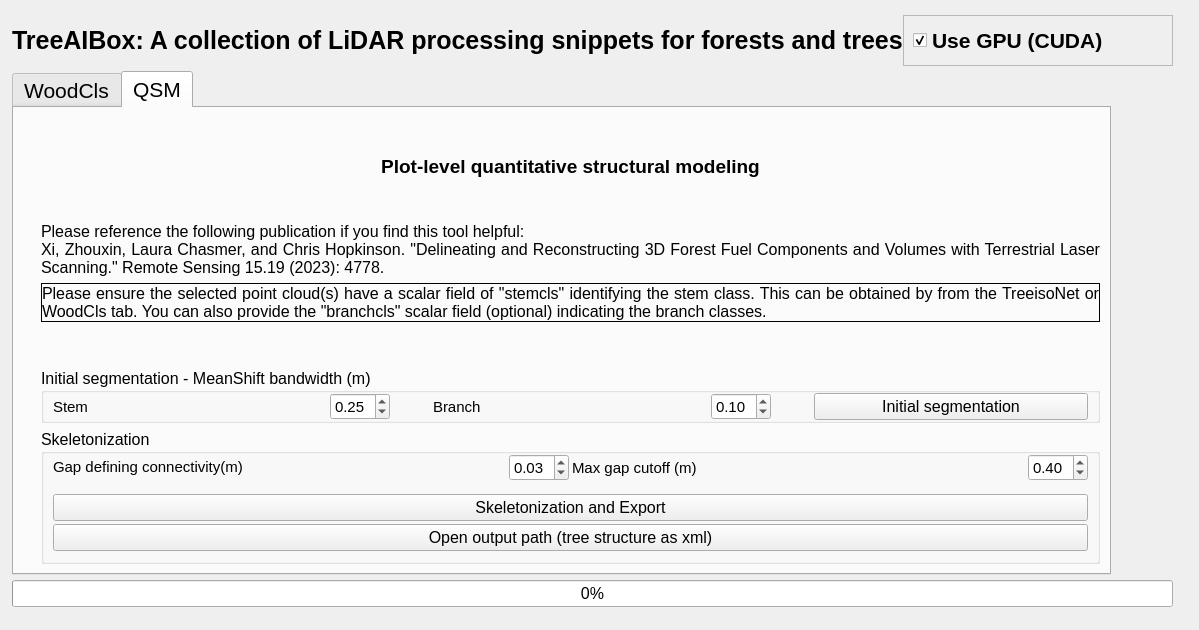
<?xml version="1.0" encoding="UTF-8"?>
<ui version="4.0">
 <class>Widget</class>
 <widget class="QWidget" name="Widget">
  <property name="enabled">
   <bool>true</bool>
  </property>
  <property name="geometry">
   <rect>
    <x>0</x>
    <y>0</y>
    <width>1199</width>
    <height>630</height>
   </rect>
  </property>
  <property name="sizePolicy">
   <sizepolicy hsizetype="Expanding" vsizetype="Expanding">
    <horstretch>0</horstretch>
    <verstretch>0</verstretch>
   </sizepolicy>
  </property>
  <property name="windowTitle">
   <string>Widget</string>
  </property>
  <widget class="QWidget" name="horizontalLayoutWidget">
   <property name="geometry">
    <rect>
     <x>10</x>
     <y>10</y>
     <width>1165</width>
     <height>602</height>
    </rect>
   </property>
   <property name="font">
    <font>
     <pointsize>11</pointsize>
    </font>
   </property>
   <layout class="QGridLayout" name="gridLayout_8">
    <property name="leftMargin">
     <number>2</number>
    </property>
    <property name="topMargin">
     <number>5</number>
    </property>
    <property name="rightMargin">
     <number>2</number>
    </property>
    <property name="bottomMargin">
     <number>5</number>
    </property>
    <property name="horizontalSpacing">
     <number>4</number>
    </property>
    <property name="verticalSpacing">
     <number>5</number>
    </property>
    <item row="3" column="0">
     <widget class="QProgressBar" name="progressBar">
      <property name="sizePolicy">
       <sizepolicy hsizetype="Expanding" vsizetype="Fixed">
        <horstretch>0</horstretch>
        <verstretch>0</verstretch>
       </sizepolicy>
      </property>
      <property name="minimumSize">
       <size>
        <width>0</width>
        <height>0</height>
       </size>
      </property>
      <property name="maximumSize">
       <size>
        <width>16777215</width>
        <height>16777215</height>
       </size>
      </property>
      <property name="baseSize">
       <size>
        <width>0</width>
        <height>0</height>
       </size>
      </property>
      <property name="font">
       <font>
        <pointsize>12</pointsize>
       </font>
      </property>
      <property name="value">
       <number>0</number>
      </property>
     </widget>
    </item>
    <item row="0" column="0">
     <layout class="QGridLayout" name="gridLayout_15" columnstretch="3,1">
      <item row="0" column="0">
       <widget class="QLabel" name="label_9">
        <property name="font">
         <font>
          <pointsize>19</pointsize>
          <weight>75</weight>
          <bold>true</bold>
         </font>
        </property>
        <property name="text">
         <string>TreeAIBox: A collection of LiDAR processing snippets for forests and trees</string>
        </property>
        <property name="alignment">
         <set>Qt::AlignLeading|Qt::AlignLeft|Qt::AlignVCenter</set>
        </property>
        <property name="margin">
         <number>3</number>
        </property>
       </widget>
      </item>
      <item row="0" column="1">
       <widget class="QFrame" name="frame">
        <property name="frameShape">
         <enum>QFrame::StyledPanel</enum>
        </property>
        <property name="frameShadow">
         <enum>QFrame::Raised</enum>
        </property>
        <property name="lineWidth">
         <number>3</number>
        </property>
        <layout class="QGridLayout" name="gridLayout_14">
         <item row="0" column="0">
          <widget class="QCheckBox" name="checkboxGPU">
           <property name="font">
            <font>
             <pointsize>16</pointsize>
             <weight>75</weight>
             <bold>true</bold>
            </font>
           </property>
           <property name="text">
            <string>Use GPU (CUDA)</string>
           </property>
           <property name="iconSize">
            <size>
             <width>20</width>
             <height>20</height>
            </size>
           </property>
           <property name="checked">
            <bool>true</bool>
           </property>
          </widget>
         </item>
        </layout>
       </widget>
      </item>
     </layout>
    </item>
    <item row="1" column="0" rowspan="2">
     <widget class="QTabWidget" name="tabWidget">
      <property name="maximumSize">
       <size>
        <width>1099</width>
        <height>504</height>
       </size>
      </property>
      <property name="font">
       <font>
        <pointsize>16</pointsize>
       </font>
      </property>
      <property name="currentIndex">
       <number>1</number>
      </property>
      <widget class="QWidget" name="tab_3">
       <attribute name="title">
        <string>WoodCls</string>
       </attribute>
       <layout class="QGridLayout" name="gridLayout_4">
        <property name="sizeConstraint">
         <enum>QLayout::SetNoConstraint</enum>
        </property>
        <item row="0" column="0">
         <layout class="QHBoxLayout" name="horizontalLayout_3">
          <item>
           <layout class="QGridLayout" name="gridLayout_9">
            <item row="0" column="0">
             <widget class="QLabel" name="labelWoodClsImage">
              <property name="maximumSize">
               <size>
                <width>600</width>
                <height>400</height>
               </size>
              </property>
              <property name="text">
               <string/>
              </property>
              <property name="pixmap">
               <pixmap>img/woodcls_branch.png</pixmap>
              </property>
              <property name="scaledContents">
               <bool>true</bool>
              </property>
             </widget>
            </item>
           </layout>
          </item>
          <item>
           <layout class="QVBoxLayout" name="verticalLayout_11">
            <property name="spacing">
             <number>0</number>
            </property>
            <property name="leftMargin">
             <number>2</number>
            </property>
            <property name="rightMargin">
             <number>2</number>
            </property>
            <item>
             <widget class="QLabel" name="label_6">
              <property name="font">
               <font>
                <pointsize>14</pointsize>
                <weight>75</weight>
                <bold>true</bold>
               </font>
              </property>
              <property name="text">
               <string>Wood filtering from TLS</string>
              </property>
              <property name="alignment">
               <set>Qt::AlignCenter</set>
              </property>
              <property name="wordWrap">
               <bool>true</bool>
              </property>
              <property name="margin">
               <number>2</number>
              </property>
              <property name="indent">
               <number>1</number>
              </property>
             </widget>
            </item>
            <item>
             <widget class="QLabel" name="label_5">
              <property name="font">
               <font>
                <pointsize>11</pointsize>
               </font>
              </property>
              <property name="text">
               <string>Please reference the following publication if you find this tool helpful:

Xi, Zhouxin, Chris Hopkinson, and Laura Chasmer. &quot;Filtering stems and branches from terrestrial laser scanning point clouds using deep 3-D fully convolutional networks.&quot; Remote Sensing 10.8 (2018): 1215.

Xi, Zhouxin, Laura Chasmer, and Chris Hopkinson. &quot;Delineating and Reconstructing 3D Forest Fuel Components and Volumes with Terrestrial Laser Scanning.&quot; Remote Sensing 15.19 (2023): 4778.</string>
              </property>
              <property name="alignment">
               <set>Qt::AlignJustify|Qt::AlignVCenter</set>
              </property>
              <property name="wordWrap">
               <bool>true</bool>
              </property>
             </widget>
            </item>
            <item>
             <spacer name="verticalSpacer_5">
              <property name="orientation">
               <enum>Qt::Vertical</enum>
              </property>
              <property name="sizeHint" stdset="0">
               <size>
                <width>20</width>
                <height>40</height>
               </size>
              </property>
             </spacer>
            </item>
            <item>
             <widget class="QGroupBox" name="groupBox_5">
              <property name="enabled">
               <bool>true</bool>
              </property>
              <property name="font">
               <font>
                <pointsize>14</pointsize>
               </font>
              </property>
              <property name="title">
               <string>Sensor</string>
              </property>
              <property name="alignment">
               <set>Qt::AlignLeading|Qt::AlignLeft|Qt::AlignVCenter</set>
              </property>
              <property name="checkable">
               <bool>false</bool>
              </property>
              <layout class="QHBoxLayout" name="horizontalLayout_10" stretch="1,0,0">
               <item>
                <widget class="QRadioButton" name="radioWoodClsTLS">
                 <property name="enabled">
                  <bool>true</bool>
                 </property>
                 <property name="text">
                  <string>TLS</string>
                 </property>
                 <property name="checked">
                  <bool>true</bool>
                 </property>
                </widget>
               </item>
               <item>
                <widget class="QRadioButton" name="radioWoodClsUAV">
                 <property name="enabled">
                  <bool>false</bool>
                 </property>
                 <property name="font">
                  <font>
                   <pointsize>14</pointsize>
                  </font>
                 </property>
                 <property name="text">
                  <string>UAV</string>
                 </property>
                </widget>
               </item>
               <item>
                <widget class="QLabel" name="label">
                 <property name="enabled">
                  <bool>false</bool>
                 </property>
                 <property name="text">
                  <string>(To be added)</string>
                 </property>
                </widget>
               </item>
              </layout>
             </widget>
            </item>
            <item>
             <widget class="QGroupBox" name="groupTreeisoNetSensor_3">
              <property name="enabled">
               <bool>true</bool>
              </property>
              <property name="font">
               <font>
                <pointsize>14</pointsize>
               </font>
              </property>
              <property name="title">
               <string>Component</string>
              </property>
              <property name="checkable">
               <bool>false</bool>
              </property>
              <layout class="QHBoxLayout" name="horizontalLayout_19" stretch="1,1">
               <property name="spacing">
                <number>4</number>
               </property>
               <item>
                <widget class="QRadioButton" name="radioWoodClsStem">
                 <property name="enabled">
                  <bool>true</bool>
                 </property>
                 <property name="text">
                  <string>Stem</string>
                 </property>
                 <property name="checked">
                  <bool>true</bool>
                 </property>
                </widget>
               </item>
               <item>
                <widget class="QRadioButton" name="radioWoodClsBranch">
                 <property name="enabled">
                  <bool>true</bool>
                 </property>
                 <property name="text">
                  <string>Branch</string>
                 </property>
                 <property name="checked">
                  <bool>false</bool>
                 </property>
                </widget>
               </item>
              </layout>
             </widget>
            </item>
            <item>
             <spacer name="verticalSpacer">
              <property name="orientation">
               <enum>Qt::Vertical</enum>
              </property>
              <property name="sizeHint" stdset="0">
               <size>
                <width>20</width>
                <height>40</height>
               </size>
              </property>
             </spacer>
            </item>
            <item>
             <layout class="QHBoxLayout" name="horizontalLayout_17" stretch="4,0">
              <property name="spacing">
               <number>6</number>
              </property>
              <property name="sizeConstraint">
               <enum>QLayout::SetDefaultConstraint</enum>
              </property>
              <property name="topMargin">
               <number>0</number>
              </property>
              <item>
               <layout class="QVBoxLayout" name="verticalLayout_4">
                <property name="spacing">
                 <number>0</number>
                </property>
                <property name="topMargin">
                 <number>2</number>
                </property>
                <property name="bottomMargin">
                 <number>2</number>
                </property>
                <item>
                 <widget class="QLabel" name="label_17">
                  <property name="maximumSize">
                   <size>
                    <width>16777215</width>
                    <height>40</height>
                   </size>
                  </property>
                  <property name="font">
                   <font>
                    <pointsize>14</pointsize>
                   </font>
                  </property>
                  <property name="text">
                   <string>Predefined models</string>
                  </property>
                  <property name="indent">
                   <number>0</number>
                  </property>
                 </widget>
                </item>
                <item>
                 <widget class="QComboBox" name="comboPretrainWoodCls">
                  <property name="font">
                   <font>
                    <pointsize>11</pointsize>
                   </font>
                  </property>
                 </widget>
                </item>
               </layout>
              </item>
              <item>
               <layout class="QVBoxLayout" name="verticalLayout_12" stretch="1,0,1">
                <property name="spacing">
                 <number>0</number>
                </property>
                <property name="rightMargin">
                 <number>0</number>
                </property>
                <item>
                 <widget class="QPushButton" name="btnWoodclsOpenModelPath">
                  <property name="sizePolicy">
                   <sizepolicy hsizetype="Expanding" vsizetype="Expanding">
                    <horstretch>0</horstretch>
                    <verstretch>0</verstretch>
                   </sizepolicy>
                  </property>
                  <property name="font">
                   <font>
                    <pointsize>12</pointsize>
                    <kerning>true</kerning>
                   </font>
                  </property>
                  <property name="styleSheet">
                   <string notr="true"/>
                  </property>
                  <property name="text">
                   <string>Model path</string>
                  </property>
                  <property name="autoDefault">
                   <bool>false</bool>
                  </property>
                  <property name="default">
                   <bool>false</bool>
                  </property>
                  <property name="flat">
                   <bool>false</bool>
                  </property>
                 </widget>
                </item>
                <item>
                 <widget class="Line" name="line_2">
                  <property name="sizePolicy">
                   <sizepolicy hsizetype="Expanding" vsizetype="Expanding">
                    <horstretch>0</horstretch>
                    <verstretch>0</verstretch>
                   </sizepolicy>
                  </property>
                  <property name="minimumSize">
                   <size>
                    <width>0</width>
                    <height>10</height>
                   </size>
                  </property>
                  <property name="frameShadow">
                   <enum>QFrame::Plain</enum>
                  </property>
                  <property name="lineWidth">
                   <number>3</number>
                  </property>
                  <property name="midLineWidth">
                   <number>0</number>
                  </property>
                  <property name="orientation">
                   <enum>Qt::Vertical</enum>
                  </property>
                 </widget>
                </item>
                <item>
                 <widget class="QPushButton" name="btnWoodclsDownload">
                  <property name="font">
                   <font>
                    <pointsize>12</pointsize>
                    <kerning>true</kerning>
                   </font>
                  </property>
                  <property name="text">
                   <string>Download</string>
                  </property>
                 </widget>
                </item>
               </layout>
              </item>
             </layout>
            </item>
            <item>
             <spacer name="verticalSpacer_20">
              <property name="orientation">
               <enum>Qt::Vertical</enum>
              </property>
              <property name="sizeType">
               <enum>QSizePolicy::Preferred</enum>
              </property>
              <property name="sizeHint" stdset="0">
               <size>
                <width>20</width>
                <height>40</height>
               </size>
              </property>
             </spacer>
            </item>
            <item>
             <widget class="QPushButton" name="btnWoodclsApply">
              <property name="font">
               <font>
                <pointsize>14</pointsize>
               </font>
              </property>
              <property name="text">
               <string>Apply</string>
              </property>
             </widget>
            </item>
           </layout>
          </item>
         </layout>
        </item>
       </layout>
      </widget>
      <widget class="QWidget" name="tab_4">
       <attribute name="title">
        <string>QSM</string>
       </attribute>
       <layout class="QGridLayout" name="gridLayout_7">
        <item row="0" column="0">
         <layout class="QHBoxLayout" name="horizontalLayout_4">
          <item>
           <layout class="QGridLayout" name="gridLayout_10">
            <item row="0" column="0">
             <widget class="QLabel" name="label_25">
              <property name="maximumSize">
               <size>
                <width>600</width>
                <height>400</height>
               </size>
              </property>
              <property name="text">
               <string/>
              </property>
              <property name="pixmap">
               <pixmap>img/branchreconstruction.png</pixmap>
              </property>
              <property name="scaledContents">
               <bool>true</bool>
              </property>
             </widget>
            </item>
           </layout>
          </item>
          <item>
           <layout class="QVBoxLayout" name="verticalLayout_13" stretch="2,1,0,0,0,0">
            <property name="spacing">
             <number>6</number>
            </property>
            <item>
             <widget class="QLabel" name="label_30">
              <property name="font">
               <font>
                <pointsize>14</pointsize>
                <weight>75</weight>
                <bold>true</bold>
                <underline>false</underline>
               </font>
              </property>
              <property name="text">
               <string>Plot-level quantitative structural modeling</string>
              </property>
              <property name="alignment">
               <set>Qt::AlignCenter</set>
              </property>
              <property name="wordWrap">
               <bool>true</bool>
              </property>
              <property name="margin">
               <number>2</number>
              </property>
              <property name="indent">
               <number>1</number>
              </property>
             </widget>
            </item>
            <item>
             <widget class="QLabel" name="label_31">
              <property name="font">
               <font>
                <pointsize>12</pointsize>
                <underline>false</underline>
               </font>
              </property>
              <property name="text">
               <string>Please reference the following publication if you find this tool helpful:
Xi, Zhouxin, Laura Chasmer, and Chris Hopkinson. &quot;Delineating and Reconstructing 3D Forest Fuel Components and Volumes with Terrestrial Laser Scanning.&quot; Remote Sensing 15.19 (2023): 4778.</string>
              </property>
              <property name="alignment">
               <set>Qt::AlignJustify|Qt::AlignVCenter</set>
              </property>
              <property name="wordWrap">
               <bool>true</bool>
              </property>
              <property name="margin">
               <number>3</number>
              </property>
              <property name="indent">
               <number>-1</number>
              </property>
             </widget>
            </item>
            <item>
             <widget class="QLabel" name="label_32">
              <property name="font">
               <font>
                <pointsize>12</pointsize>
               </font>
              </property>
              <property name="frameShape">
               <enum>QFrame::Box</enum>
              </property>
              <property name="text">
               <string>Please ensure the selected point cloud(s) have a scalar field of &quot;stemcls&quot; identifying the stem class. This can be obtained by from the TreeisoNet or WoodCls tab. You can also provide the &quot;branchcls&quot; scalar field (optional) indicating the branch classes.</string>
              </property>
              <property name="alignment">
               <set>Qt::AlignJustify|Qt::AlignVCenter</set>
              </property>
              <property name="wordWrap">
               <bool>true</bool>
              </property>
              <property name="margin">
               <number>4</number>
              </property>
             </widget>
            </item>
            <item>
             <spacer name="verticalSpacer_9">
              <property name="orientation">
               <enum>Qt::Vertical</enum>
              </property>
              <property name="sizeHint" stdset="0">
               <size>
                <width>20</width>
                <height>40</height>
               </size>
              </property>
             </spacer>
            </item>
            <item>
             <widget class="QGroupBox" name="groupBox_3">
              <property name="enabled">
               <bool>true</bool>
              </property>
              <property name="font">
               <font>
                <pointsize>12</pointsize>
               </font>
              </property>
              <property name="title">
               <string>Initial segmentation - MeanShift bandwidth (m)</string>
              </property>
              <property name="checkable">
               <bool>false</bool>
              </property>
              <layout class="QHBoxLayout" name="horizontalLayout_18" stretch="1,2,0,1,2,0,1">
               <property name="spacing">
                <number>3</number>
               </property>
               <property name="leftMargin">
                <number>9</number>
               </property>
               <property name="topMargin">
                <number>0</number>
               </property>
               <property name="rightMargin">
                <number>9</number>
               </property>
               <property name="bottomMargin">
                <number>0</number>
               </property>
               <item>
                <widget class="QLabel" name="label_21">
                 <property name="font">
                  <font>
                   <pointsize>11</pointsize>
                  </font>
                 </property>
                 <property name="text">
                  <string>Stem</string>
                 </property>
                </widget>
               </item>
               <item>
                <widget class="QDoubleSpinBox" name="spinQSMStemSpacing">
                 <property name="maximumSize">
                  <size>
                   <width>60</width>
                   <height>16777215</height>
                  </size>
                 </property>
                 <property name="font">
                  <font>
                   <pointsize>11</pointsize>
                  </font>
                 </property>
                 <property name="decimals">
                  <number>2</number>
                 </property>
                 <property name="maximum">
                  <double>100.000000000000000</double>
                 </property>
                 <property name="singleStep">
                  <double>0.050000000000000</double>
                 </property>
                 <property name="value">
                  <double>0.250000000000000</double>
                 </property>
                </widget>
               </item>
               <item>
                <spacer name="horizontalSpacer">
                 <property name="orientation">
                  <enum>Qt::Horizontal</enum>
                 </property>
                 <property name="sizeHint" stdset="0">
                  <size>
                   <width>40</width>
                   <height>20</height>
                  </size>
                 </property>
                </spacer>
               </item>
               <item>
                <widget class="QLabel" name="label_14">
                 <property name="font">
                  <font>
                   <pointsize>11</pointsize>
                  </font>
                 </property>
                 <property name="text">
                  <string>Branch</string>
                 </property>
                </widget>
               </item>
               <item>
                <widget class="QDoubleSpinBox" name="spinQSMBranchBandwidth">
                 <property name="maximumSize">
                  <size>
                   <width>60</width>
                   <height>16777215</height>
                  </size>
                 </property>
                 <property name="font">
                  <font>
                   <pointsize>11</pointsize>
                  </font>
                 </property>
                 <property name="decimals">
                  <number>2</number>
                 </property>
                 <property name="maximum">
                  <double>100.000000000000000</double>
                 </property>
                 <property name="singleStep">
                  <double>0.010000000000000</double>
                 </property>
                 <property name="value">
                  <double>0.100000000000000</double>
                 </property>
                </widget>
               </item>
               <item>
                <spacer name="horizontalSpacer_2">
                 <property name="orientation">
                  <enum>Qt::Horizontal</enum>
                 </property>
                 <property name="sizeHint" stdset="0">
                  <size>
                   <width>40</width>
                   <height>20</height>
                  </size>
                 </property>
                </spacer>
               </item>
               <item>
                <widget class="QPushButton" name="btnQSMInitSegmentation">
                 <property name="font">
                  <font>
                   <pointsize>12</pointsize>
                   <kerning>true</kerning>
                  </font>
                 </property>
                 <property name="text">
                  <string>Initial segmentation</string>
                 </property>
                </widget>
               </item>
              </layout>
             </widget>
            </item>
            <item>
             <widget class="QGroupBox" name="groupBox_4">
              <property name="enabled">
               <bool>true</bool>
              </property>
              <property name="font">
               <font>
                <pointsize>12</pointsize>
               </font>
              </property>
              <property name="title">
               <string>Skeletonization</string>
              </property>
              <property name="checkable">
               <bool>false</bool>
              </property>
              <layout class="QHBoxLayout" name="horizontalLayout_20" stretch="0">
               <property name="spacing">
                <number>3</number>
               </property>
               <property name="leftMargin">
                <number>9</number>
               </property>
               <property name="topMargin">
                <number>0</number>
               </property>
               <property name="rightMargin">
                <number>9</number>
               </property>
               <property name="bottomMargin">
                <number>0</number>
               </property>
               <item>
                <layout class="QVBoxLayout" name="verticalLayout_8">
                 <property name="rightMargin">
                  <number>0</number>
                 </property>
                 <property name="bottomMargin">
                  <number>10</number>
                 </property>
                 <item>
                  <layout class="QHBoxLayout" name="horizontalLayout_13">
                   <property name="bottomMargin">
                    <number>10</number>
                   </property>
                   <item>
                    <widget class="QLabel" name="label_23">
                     <property name="font">
                      <font>
                       <pointsize>11</pointsize>
                      </font>
                     </property>
                     <property name="text">
                      <string>&lt;html&gt;&lt;head/&gt;&lt;body&gt;&lt;p&gt;Gap defining connectivity(m)&lt;/p&gt;&lt;/body&gt;&lt;/html&gt;</string>
                     </property>
                    </widget>
                   </item>
                   <item>
                    <widget class="QDoubleSpinBox" name="spinQSMConnectivitySearchRadius">
                     <property name="maximumSize">
                      <size>
                       <width>60</width>
                       <height>16777215</height>
                      </size>
                     </property>
                     <property name="font">
                      <font>
                       <pointsize>11</pointsize>
                      </font>
                     </property>
                     <property name="decimals">
                      <number>2</number>
                     </property>
                     <property name="maximum">
                      <double>10.000000000000000</double>
                     </property>
                     <property name="singleStep">
                      <double>0.010000000000000</double>
                     </property>
                     <property name="value">
                      <double>0.030000000000000</double>
                     </property>
                    </widget>
                   </item>
                   <item>
                    <widget class="QLabel" name="label_19">
                     <property name="font">
                      <font>
                       <pointsize>11</pointsize>
                      </font>
                     </property>
                     <property name="text">
                      <string>Max gap cutoff (m)</string>
                     </property>
                    </widget>
                   </item>
                   <item>
                    <widget class="QDoubleSpinBox" name="spinQSMOcclusionCutoff">
                     <property name="maximumSize">
                      <size>
                       <width>60</width>
                       <height>16777215</height>
                      </size>
                     </property>
                     <property name="font">
                      <font>
                       <pointsize>11</pointsize>
                      </font>
                     </property>
                     <property name="decimals">
                      <number>2</number>
                     </property>
                     <property name="singleStep">
                      <double>0.100000000000000</double>
                     </property>
                     <property name="value">
                      <double>0.400000000000000</double>
                     </property>
                    </widget>
                   </item>
                  </layout>
                 </item>
                 <item>
                  <widget class="QPushButton" name="btnQSMApply">
                   <property name="font">
                    <font>
                     <pointsize>12</pointsize>
                     <kerning>true</kerning>
                    </font>
                   </property>
                   <property name="text">
                    <string>Skeletonization and Export</string>
                   </property>
                  </widget>
                 </item>
                 <item>
                  <widget class="QPushButton" name="btnQSMOpenOutputPath">
                   <property name="text">
                    <string>Open output path (tree structure as xml)</string>
                   </property>
                  </widget>
                 </item>
                </layout>
               </item>
              </layout>
             </widget>
            </item>
           </layout>
          </item>
         </layout>
        </item>
       </layout>
      </widget>
     </widget>
    </item>
   </layout>
  </widget>
 </widget>
 <resources/>
 <connections/>
</ui>
